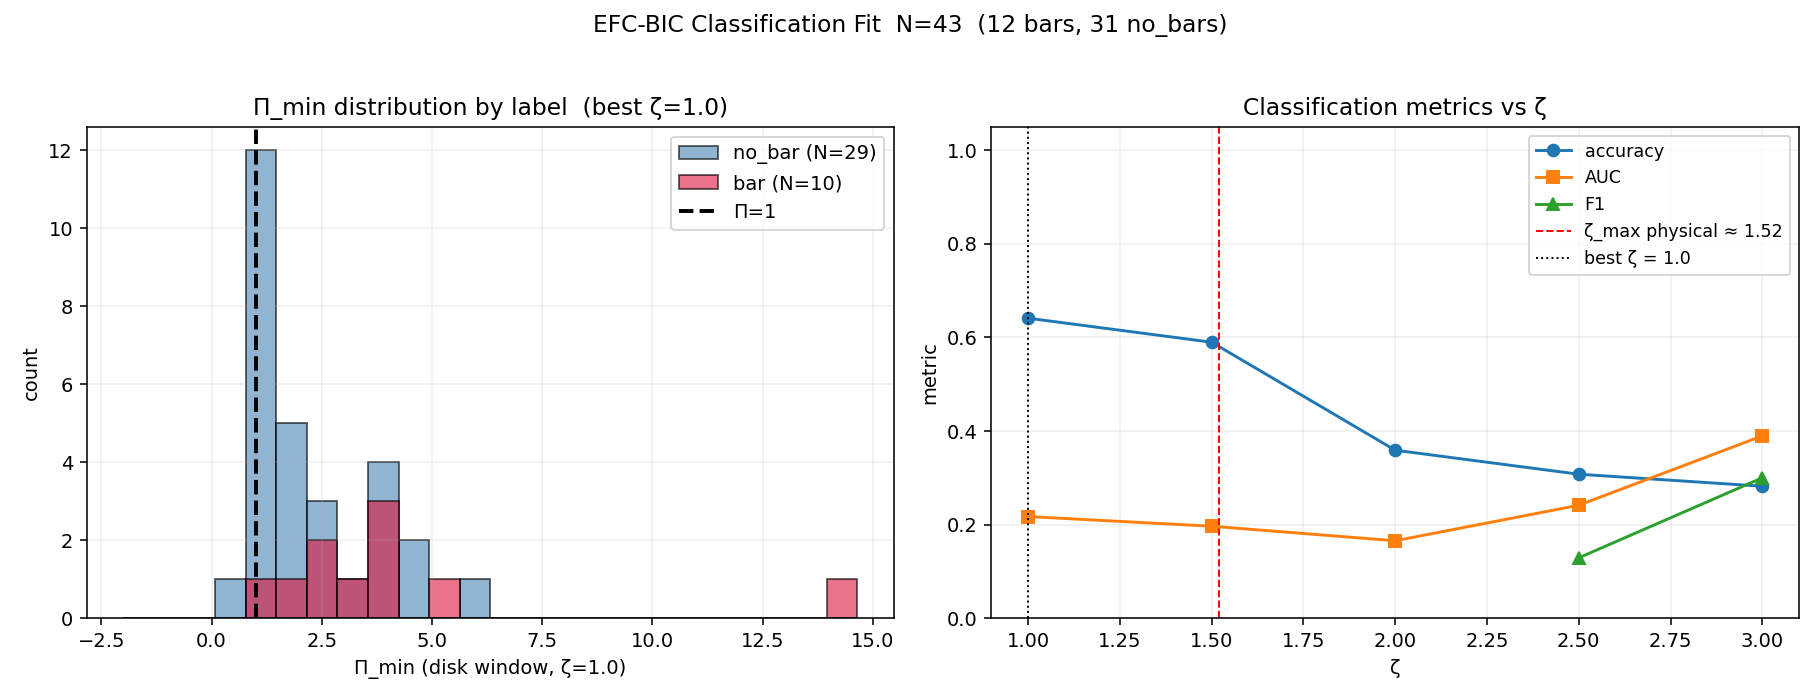

Source code (Python):
"""
EFC-BIC Classification Fit
==========================

Drop SAB and not_disk; keep cleanly-labeled SA (no_bar) and SB (bar) galaxies.
For each ζ in [1.0, 1.5, 2.0, 2.5, 3.0]:
  - Compute Π_min in disk window per galaxy (shear proxy, σ_R = Jeans)
  - Predict bar if Π_min < 1.0 (no threshold tuning per directive)
  - Compute confusion matrix, accuracy, precision, recall, F1
  - Compute AUC by treating −Π_min as the score (lower Π = more bar-prone)
  - Compute ζ_max from κ²_eff ≥ 0 constraint per galaxy

Monotonicity test: median Π_min by regime (FLOW > TRANSITION > LATENT?).

Output:
  output/classify_fit.json
  output/classify_fit_summary.png   (Π distribution per class)
"""

from __future__ import annotations

import json
import sys
from pathlib import Path

import numpy as np
import matplotlib
matplotlib.use("Agg")
import matplotlib.pyplot as plt

HERE = Path(__file__).parent
sys.path.insert(0, str(HERE))

from efc_bic_pipeline import (
    G_SI, KMS_TO_MS, KPC_TO_M, MSUN_PER_PC2_TO_KG_PER_M2, central_diff,
)
from sparc_loader import load_classification, load_sparc_pilot, parse_sparc_dat
from run_pilot import DAT_PATH, CLS_PATH, OUTDIR

LABELS_PATH = Path("/Users/morpheus/Documents/Claud Code/AGI-Test/data/sparc/sparc_bar_labels.json")
ZETA_GRID = [1.0, 1.5, 2.0, 2.5, 3.0]
PI_THRESHOLD = 1.0


# --------------------------------------------------------------------------
# Per-galaxy compute
# --------------------------------------------------------------------------

def pi_min_disk(g, zeta: float) -> tuple[float, bool]:
    """Π_min in [R_d, 3·R_d] using shear proxy. Returns (Pi_min, kappa2eff_negative)."""
    r = g.r_kpc * KPC_TO_M
    v = g.v_kms * KMS_TO_MS
    sigma_R = g.sigma_R_kms * KMS_TO_MS
    Sigma = g.Sigma_Msun_pc2 * MSUN_PER_PC2_TO_KG_PER_M2
    R_d_m = g.R_d_kpc * KPC_TO_M

    omega = v / r
    nablaS = v * r * central_diff(r, omega)
    dvdr = central_diff(r, v)
    kappa2 = (2.0 * v / r) * (v / r) + (2.0 * v / r) * dvdr
    g_EFC = g.alpha * nablaS
    kappa2_eff = kappa2 + zeta * g_EFC / r

    sgn = np.sign(kappa2_eff)
    kappa_eff = np.sqrt(np.abs(kappa2_eff)) * sgn
    with np.errstate(divide="ignore", invalid="ignore"):
        Pi = sigma_R * kappa_eff / (3.36 * G_SI * Sigma)

    disk = (r >= R_d_m) & (r <= 3.0 * R_d_m)
    if not disk.any():
        return float("nan"), False
    Pi_disk = Pi[disk]
    finite = np.isfinite(Pi_disk)
    if not finite.any():
        return float("nan"), False
    pi_min = float(np.min(Pi_disk[finite]))
    # κ²_eff went negative anywhere in disk?
    k2eff_neg = bool((kappa2_eff[disk][finite] < 0).any())
    return pi_min, k2eff_neg


def zeta_max_physical(g) -> float:
    """
    Find largest ζ such that κ²_eff(r) ≥ 0 everywhere in disk window.
    Returns +inf if g_EFC ≥ 0 (never violated, but then no bar driver).
    Returns ζ where the WORST-CASE radius first hits κ²_eff = 0:
        ζ_max = min over disk r of (κ² · r / |g_EFC|) where g_EFC < 0
    """
    r = g.r_kpc * KPC_TO_M
    v = g.v_kms * KMS_TO_MS
    R_d_m = g.R_d_kpc * KPC_TO_M

    omega = v / r
    nablaS = v * r * central_diff(r, omega)
    dvdr = central_diff(r, v)
    kappa2 = (2.0 * v / r) * (v / r) + (2.0 * v / r) * dvdr
    g_EFC = g.alpha * nablaS

    disk = (r >= R_d_m) & (r <= 3.0 * R_d_m)
    if not disk.any():
        return float("nan")
    # We need κ² + ζ·g_EFC/r ≥ 0
    # If g_EFC < 0:  ζ ≤ κ² · r / |g_EFC|
    # Take the min over disk window
    g_term = g_EFC[disk] / r[disk]
    k2 = kappa2[disk]
    mask_neg = (g_term < 0) & np.isfinite(g_term) & np.isfinite(k2)
    if not mask_neg.any():
        return float("inf")
    z_caps = -k2[mask_neg] / g_term[mask_neg]   # positive, equals κ²·r/|g_EFC|
    return float(np.min(z_caps))


# --------------------------------------------------------------------------
# Metrics
# --------------------------------------------------------------------------

def confusion(y_true: np.ndarray, y_pred: np.ndarray) -> dict:
    """y_true and y_pred are 0/1 arrays. 1 = bar, 0 = no_bar."""
    tp = int(((y_true == 1) & (y_pred == 1)).sum())
    fp = int(((y_true == 0) & (y_pred == 1)).sum())
    tn = int(((y_true == 0) & (y_pred == 0)).sum())
    fn = int(((y_true == 1) & (y_pred == 0)).sum())
    n = tp + fp + tn + fn
    acc = (tp + tn) / n if n else float("nan")
    prec = tp / (tp + fp) if (tp + fp) else float("nan")
    rec = tp / (tp + fn) if (tp + fn) else float("nan")
    f1 = 2 * prec * rec / (prec + rec) if (np.isfinite(prec) and np.isfinite(rec)
                                            and (prec + rec) > 0) else float("nan")
    return {"tp": tp, "fp": fp, "tn": tn, "fn": fn, "n": n,
            "accuracy": acc, "precision": prec, "recall": rec, "f1": f1}


def auc(y_true: np.ndarray, score: np.ndarray) -> float:
    """
    AUC via Mann-Whitney U. Score should be monotonic with positive class
    likelihood (we use −Π_min: lower Π = more bar-prone → higher score).
    """
    pos = score[y_true == 1]
    neg = score[y_true == 0]
    if len(pos) == 0 or len(neg) == 0:
        return float("nan")
    # Pairs where pos > neg / 2 if equal
    n_concordant = 0
    n_tied = 0
    for p in pos:
        n_concordant += int((p > neg).sum())
        n_tied += int((p == neg).sum())
    return (n_concordant + 0.5 * n_tied) / (len(pos) * len(neg))


# --------------------------------------------------------------------------
# Main
# --------------------------------------------------------------------------

def main() -> dict:
    OUTDIR.mkdir(parents=True, exist_ok=True)

    labels = json.load(open(LABELS_PATH))
    cls = load_classification(CLS_PATH)
    raw = parse_sparc_dat(DAT_PATH)

    # Pick galaxies with bar∈{bar, no_bar}, ≥10 RC points, regime in known set
    selected = []
    for name, lbl in labels["labels"].items():
        if lbl["bar_class"] not in ("bar", "no_bar"):
            continue
        if name not in raw or len(raw[name]["R_kpc"]) < 10:
            continue
        if name not in cls or cls[name]["regime"] not in ("FLOW", "TRANSITION", "LATENT"):
            continue
        selected.append(name)
    print(f"Selected (cleanly labeled, ≥10 pts, regime known): N={len(selected)}")

    inputs, infos = load_sparc_pilot(DAT_PATH, CLS_PATH, selected, sigma_mode="sigma_jeans")
    name_to_label = {n: labels["labels"][n]["bar_class"] for n in selected}
    name_to_morph = {n: labels["labels"][n]["morph_raw"] for n in selected}
    name_to_regime = {i.name: i.regime for i in infos}

    # Truth array (1 = bar, 0 = no_bar)
    y_true = np.array([1 if name_to_label[g.name] == "bar" else 0 for g in inputs])

    # Compute ζ_max physical per galaxy
    z_max_per = {g.name: zeta_max_physical(g) for g in inputs}
    finite_zmax = [v for v in z_max_per.values() if np.isfinite(v)]
    z_max_global = float(min(finite_zmax)) if finite_zmax else float("inf")
    print(f"ζ_max physical (worst case across sample, κ²_eff≥0): {z_max_global:.2f}")
    print(f"ζ_max physical p25={np.percentile(finite_zmax, 25):.2f} "
          f"med={np.median(finite_zmax):.2f} "
          f"p75={np.percentile(finite_zmax, 75):.2f}")

    # ζ-grid scan
    fits = []
    pi_per_galaxy = {z: {} for z in ZETA_GRID}
    for z in ZETA_GRID:
        scores, k2neg = [], []
        for g in inputs:
            pi, neg = pi_min_disk(g, z)
            scores.append(pi)
            k2neg.append(neg)
            pi_per_galaxy[z][g.name] = pi
        scores = np.array(scores)
        k2neg = np.array(k2neg)
        finite = np.isfinite(scores)
        if not finite.all():
            print(f"  ζ={z}: {(~finite).sum()} non-finite Π — skipping those")
        # Predict: Π_min < 1 → bar
        y_pred = (scores < PI_THRESHOLD).astype(int)
        # AUC: score = -Π_min (lower Π → more bar)
        score_for_auc = -scores
        cm = confusion(y_true[finite], y_pred[finite])
        a = auc(y_true[finite], score_for_auc[finite])
        n_unphysical = int(k2neg.sum())
        fits.append({
            "zeta": z,
            "n_used": int(finite.sum()),
            "n_unphysical_kappa2eff_negative": n_unphysical,
            "confusion": cm,
            "auc": a,
        })
        print(f"  ζ={z:.1f}  acc={cm['accuracy']:.3f}  prec={cm['precision']:.3f}  "
              f"rec={cm['recall']:.3f}  F1={cm['f1']:.3f}  AUC={a:.3f}  "
              f"unphysical={n_unphysical}/{len(inputs)}")

    # Best fit by accuracy (within physical regime)
    physical = [f for f in fits if f["zeta"] <= z_max_global]
    physical_or_all = physical if physical else fits
    best = max(physical_or_all, key=lambda f: (f["confusion"]["accuracy"] or 0))
    print(f"\nBest physical ζ: {best['zeta']} (acc={best['confusion']['accuracy']:.3f}, "
          f"AUC={best['auc']:.3f})")

    # Per-regime monotonicity at best ζ
    z_best = best["zeta"]
    regime_pi = {"FLOW": [], "TRANSITION": [], "LATENT": []}
    for g in inputs:
        pi = pi_per_galaxy[z_best][g.name]
        if np.isfinite(pi):
            regime_pi[name_to_regime[g.name]].append(pi)
    monotonicity = {}
    for r, vals in regime_pi.items():
        monotonicity[r] = {
            "n": len(vals),
            "median": float(np.median(vals)) if vals else None,
            "min": float(np.min(vals)) if vals else None,
            "max": float(np.max(vals)) if vals else None,
        }
    medians = [monotonicity[r]["median"] for r in ("FLOW", "TRANSITION", "LATENT")]
    is_monotonic = (medians[0] is not None and medians[1] is not None and medians[2] is not None
                    and medians[0] >= medians[1] >= medians[2])

    # Per-galaxy detail at best ζ
    per_galaxy = []
    for g in inputs:
        per_galaxy.append({
            "name": g.name,
            "label": name_to_label[g.name],
            "morph_raw": name_to_morph[g.name],
            "regime": name_to_regime[g.name],
            "alpha": g.alpha,
            "R_d_kpc": g.R_d_kpc,
            "Pi_min_at_best_zeta": pi_per_galaxy[z_best][g.name],
            "predicted_bar_at_best_zeta": bool(np.isfinite(pi_per_galaxy[z_best][g.name])
                                              and pi_per_galaxy[z_best][g.name] < PI_THRESHOLD),
            "zeta_max_physical": z_max_per[g.name],
        })

    # Plot
    fig, axes = plt.subplots(1, 2, figsize=(13, 5))
    ax_dist, ax_grid = axes

    # Distribution at best ζ, by label
    pi_bar = np.array([r["Pi_min_at_best_zeta"] for r in per_galaxy
                       if r["label"] == "bar" and np.isfinite(r["Pi_min_at_best_zeta"])])
    pi_nob = np.array([r["Pi_min_at_best_zeta"] for r in per_galaxy
                       if r["label"] == "no_bar" and np.isfinite(r["Pi_min_at_best_zeta"])])
    bins = np.linspace(min(pi_bar.min(), pi_nob.min(), -2),
                       max(pi_bar.max(), pi_nob.max(), 10), 25)
    ax_dist.hist(pi_nob, bins=bins, alpha=0.6, color="steelblue",
                 label=f"no_bar (N={len(pi_nob)})", edgecolor="k")
    ax_dist.hist(pi_bar, bins=bins, alpha=0.6, color="crimson",
                 label=f"bar (N={len(pi_bar)})", edgecolor="k")
    ax_dist.axvline(PI_THRESHOLD, color="k", ls="--", lw=2, label="Π=1")
    ax_dist.set_xlabel(f"Π_min (disk window, ζ={z_best})")
    ax_dist.set_ylabel("count")
    ax_dist.set_title(f"Π_min distribution by label  (best ζ={z_best})")
    ax_dist.legend()
    ax_dist.grid(True, alpha=0.2)

    # ζ-grid metrics
    zs = [f["zeta"] for f in fits]
    accs = [f["confusion"]["accuracy"] for f in fits]
    aucs = [f["auc"] for f in fits]
    f1s = [f["confusion"]["f1"] for f in fits]
    ax_grid.plot(zs, accs, "o-", label="accuracy", color="tab:blue")
    ax_grid.plot(zs, aucs, "s-", label="AUC", color="tab:orange")
    ax_grid.plot(zs, f1s, "^-", label="F1", color="tab:green")
    ax_grid.axvline(z_max_global, color="red", ls="--", lw=1,
                    label=f"ζ_max physical ≈ {z_max_global:.2f}")
    ax_grid.axvline(z_best, color="black", ls=":", lw=1,
                    label=f"best ζ = {z_best}")
    ax_grid.set_xlabel("ζ")
    ax_grid.set_ylabel("metric")
    ax_grid.set_ylim(0, 1.05)
    ax_grid.set_title("Classification metrics vs ζ")
    ax_grid.legend(fontsize=9)
    ax_grid.grid(True, alpha=0.2)

    fig.suptitle(f"EFC-BIC Classification Fit  N={len(inputs)}  "
                 f"({(y_true == 1).sum()} bars, {(y_true == 0).sum()} no_bars)")
    fig.tight_layout(rect=[0, 0, 1, 0.96])
    out_png = OUTDIR / "classify_fit.png"
    fig.savefig(out_png, dpi=140)
    plt.close(fig)

    out = {
        "version": "classify_fit_v0.1",
        "n_galaxies": len(inputs),
        "n_bar": int((y_true == 1).sum()),
        "n_no_bar": int((y_true == 0).sum()),
        "Pi_threshold": PI_THRESHOLD,
        "zeta_grid": ZETA_GRID,
        "zeta_max_physical_global": z_max_global,
        "zeta_max_physical_per_galaxy": z_max_per,
        "best_physical_zeta": best["zeta"],
        "fits": fits,
        "monotonicity_at_best_zeta": monotonicity,
        "monotonicity_holds": is_monotonic,
        "per_galaxy": per_galaxy,
    }
    out_path = OUTDIR / "classify_fit.json"
    with open(out_path, "w") as fh:
        json.dump(out, fh, indent=2, default=str)

    # Console summary
    print(f"\n=== MONOTONICITY (median Π_min by regime, ζ={z_best}) ===")
    for r in ("FLOW", "TRANSITION", "LATENT"):
        d = monotonicity[r]
        print(f"  {r:11s}  N={d['n']:2d}  median={d['median']:.2f}  "
              f"range=[{d['min']:.2f}, {d['max']:.2f}]")
    print(f"  Monotonic FLOW > TRANSITION > LATENT: {is_monotonic}")

    print(f"\n=== CONFUSION MATRIX at best ζ={z_best} ===")
    cm = best["confusion"]
    print(f"                pred_no_bar  pred_bar")
    print(f"  true_no_bar   {cm['tn']:11d}  {cm['fp']:8d}")
    print(f"  true_bar      {cm['fn']:11d}  {cm['tp']:8d}")
    print(f"  accuracy = {cm['accuracy']:.3f}")
    print(f"  precision = {cm['precision']:.3f}  recall = {cm['recall']:.3f}  F1 = {cm['f1']:.3f}")
    print(f"  AUC = {best['auc']:.3f}")

    print(f"\n=== MISCLASSIFIED GALAXIES at best ζ={z_best} ===")
    for r in per_galaxy:
        is_truth_bar = r["label"] == "bar"
        is_pred_bar = r["predicted_bar_at_best_zeta"]
        if is_truth_bar != is_pred_bar:
            err = "FN" if is_truth_bar else "FP"
            print(f"  [{err}] {r['name']:14s} {r['regime']:11s} "
                  f"morph={r['morph_raw']:8s} α={r['alpha']:.2f} "
                  f"R_d={r['R_d_kpc']:.2f} Π_min={r['Pi_min_at_best_zeta']:.2f}")

    print(f"\nWrote: {out_path}")
    print(f"Wrote: {out_png}")
    return out


if __name__ == "__main__":
    main()
